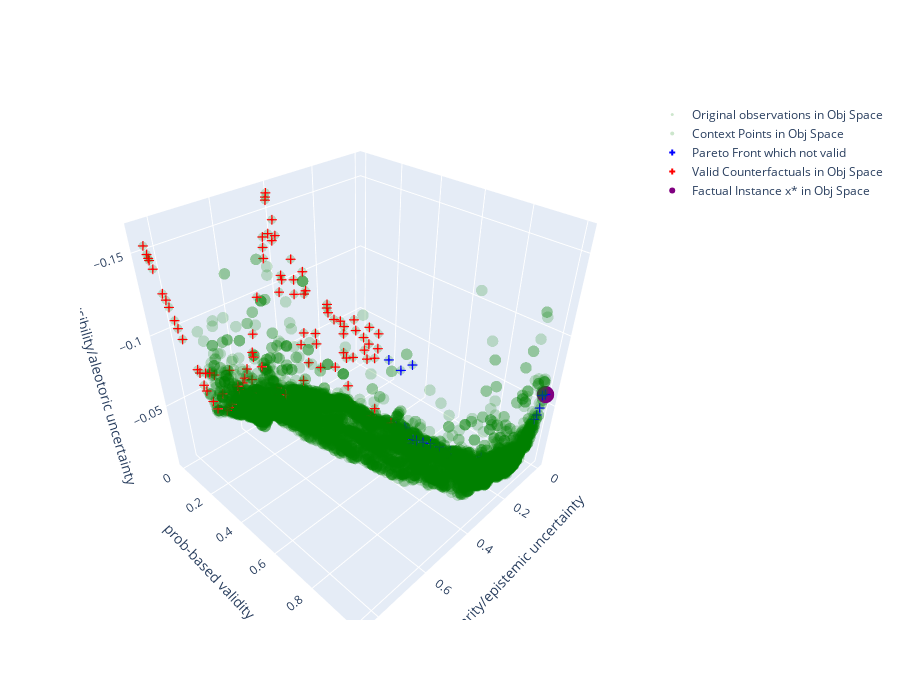

The notebook cell saved with this chart:
### Code cell
import importlib
import utils
importlib.reload(utils)
from utils import plot_cf_3d

plot_cf_3d(results=results, x_factual=x_factual, context=dg.sample(10000, seed=789)[0])
